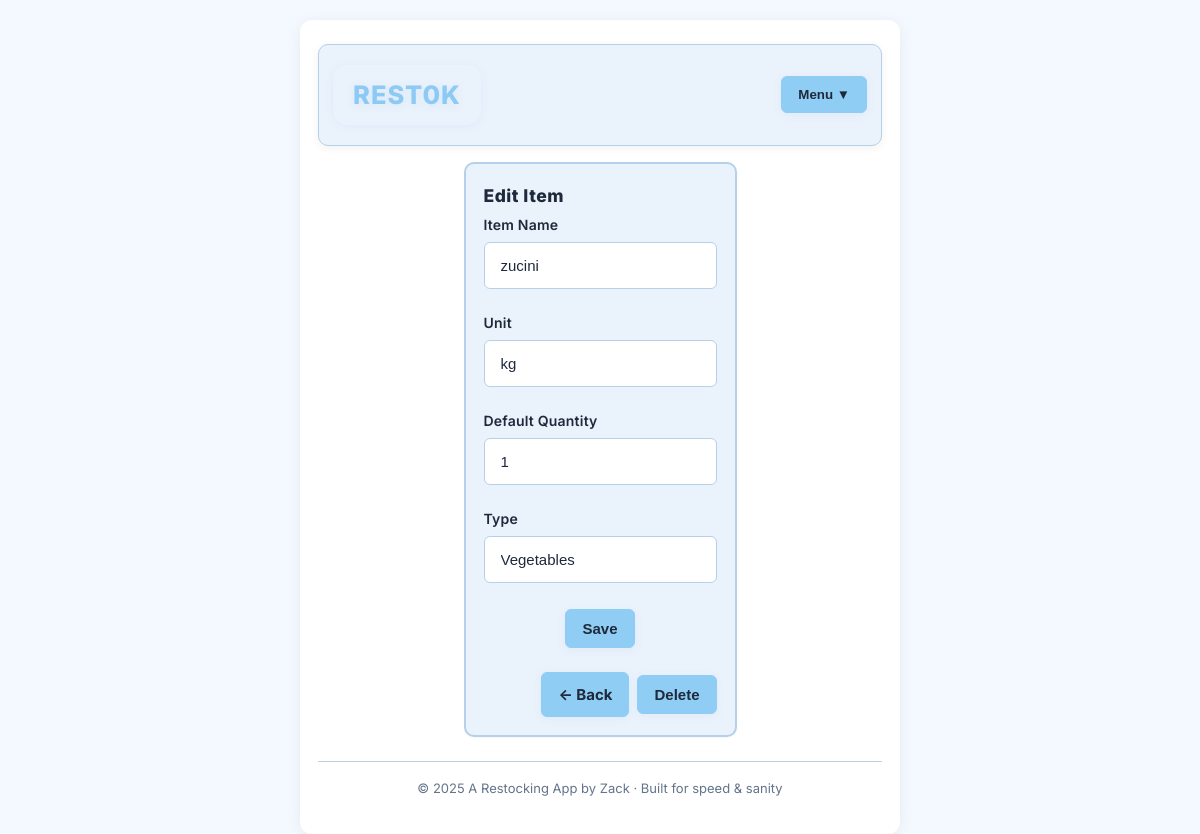
The app's page /items/2/edit, older data.
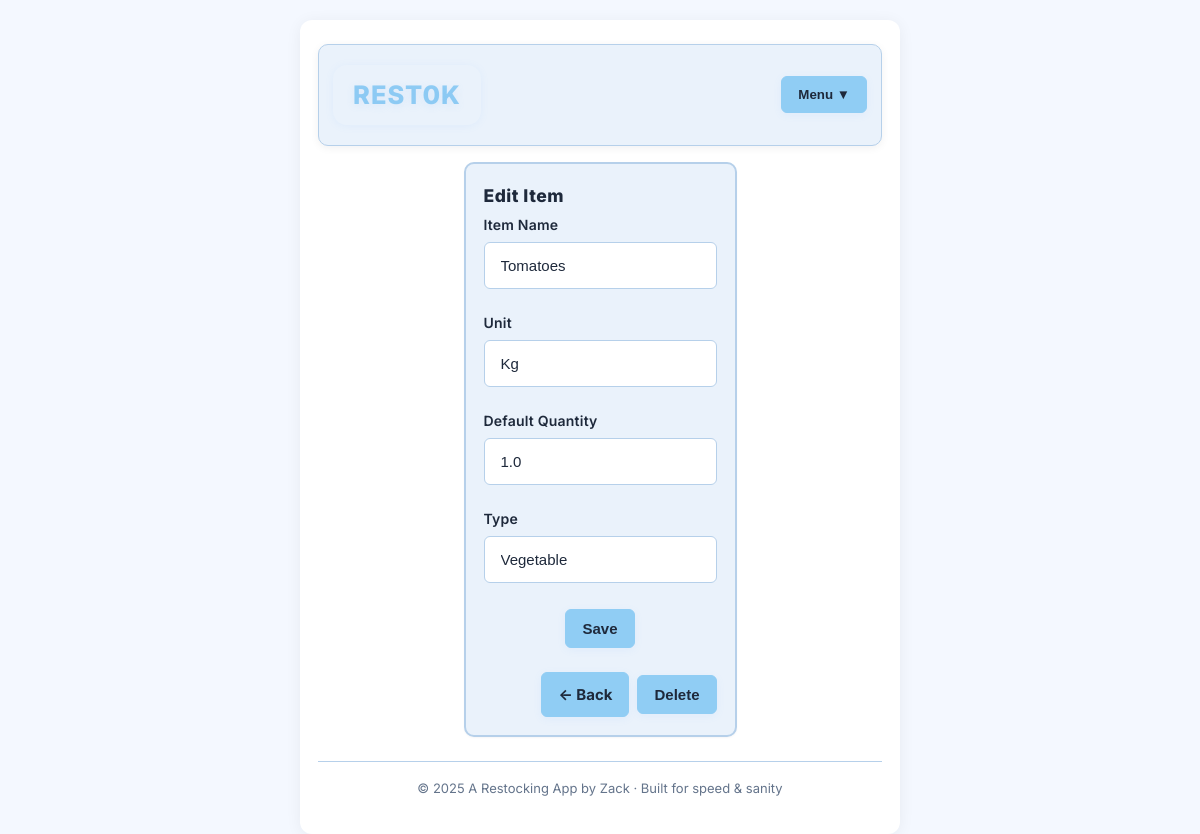
The same page, newer data.
### models.py (models this page shows)
class Item(db.Model):
    __tablename__ = "items"
    id = db.Column(db.Integer, primary_key=True)
    supplier_id = db.Column(db.Integer, db.ForeignKey("suppliers.id"), nullable=False)
    name = db.Column(db.String(160), nullable=False)
    unit = db.Column(db.String(32), nullable=False)  # kg, pkt, carton, tin
    default_qty = db.Column(db.Float, nullable=False, default=1)
    item_type = db.Column(db.String(64), nullable=True)  # Dry, Frozen, Vegetables, etc.
    active = db.Column(db.Boolean, nullable=False, default=True)
    __table_args__ = (
        db.UniqueConstraint("supplier_id", "name", name="uq_item_per_supplier"),
    )

### app.py (the view)
    @app.get("/items/<int:item_id>/edit")
    def item_edit(item_id):
        item_obj = Item.query.get_or_404(item_id)
        return render_template(
            "item_form.html", supplier=item_obj.supplier, item=item_obj
        )

### templates/item_form.html
{% extends "base.html" %}
{% block content %}
{% set back_url = url_for('supplier_items', supplier_id=supplier.id) %}
<div class="card" style="max-width:400px; margin:auto; padding:18px;">
  <h3 style="margin-top:0;">
    {% if item %}Edit Item{% else %}Add Item{% endif %}
  </h3>
  <form method="post" class="grid" style="gap: 12px;">
    <label class="form-label">
      <span>Item Name</span>
      <input name="name" required class="input-wide" placeholder="e.g. Tomatoes"
        value="{{ item.name if item else '' }}">
    </label>
    <label class="form-label">
      <span>Unit</span>
      <input name="unit" required class="input-wide" placeholder="e.g. kg, box" value="{{ item.unit if item else '' }}">
    </label>
    <label class="form-label">
      <span>Default Quantity</span>
      <input name="default_qty" type="number" step="0.01" min="0" required class="input-wide" placeholder="e.g. 1.00"
        value="{{ item.default_qty if item else '' }}">
    </label>
    <label class="form-label">
      <span>Type</span>
      <input name="item_type" class="input-wide" placeholder="e.g. Vegetable, Dairy"
        value="{{ item.item_type if item else '' }}">
    </label>
    <button type="submit" class="btn primary" style="font-size:1rem;">{% if item %}Save{% else %}Add Item{% endif %}</button>
    <div class="row" style="justify-content:flex-end; gap:8px; margin-top:12px;">
      <a href="{{ back_url }}" class="btn" style="font-size:1rem;">← Back</a>
      {% if item %}
      <form method="post" action="{{ url_for('item_delete', item_id=item.id) }}" style="display:inline;">
        <button type="submit" class="btn btn-delete" style="font-size:1rem;" onclick="return confirm('Delete this item?')">Delete</button>
      </form>
      {% endif %}
    </div>
  </form>
</div>
{% endblock %}

Row changes from the older to the newer data that the page shows:
changed Item: name "zucini" → "Tomatoes"; unit "kg" → "Kg"; default_qty "1" → "1.0"; item_type "Vegetables" → "Vegetable"
